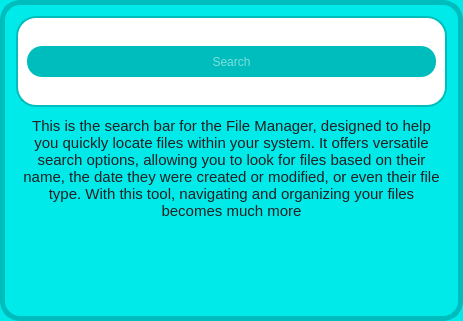
               <widget class="QFrame" name="frame_28">
                <property name="minimumSize">
                 <size>
                  <width>451</width>
                  <height>261</height>
                 </size>
                </property>
                <property name="styleSheet">
                 <string notr="true">background-color: rgb(0, 234, 234);
border-radius: 20px;
border: 5px solid  rgb(0, 189, 189)
</string>
                </property>
                <property name="frameShape">
                 <enum>QFrame::StyledPanel</enum>
                </property>
                <property name="frameShadow">
                 <enum>QFrame::Raised</enum>
                </property>
                <layout class="QGridLayout" name="gridLayout_39">
                 <item row="1" column="0">
                  <widget class="QTextBrowser" name="textBrowser_5">
                   <property name="minimumSize">
                    <size>
                     <width>401</width>
                     <height>48</height>
                    </size>
                   </property>
                   <property name="styleSheet">
                    <string notr="true">border: none;</string>
                   </property>
                   <property name="html">
                    <string>&lt;!DOCTYPE HTML PUBLIC &quot;-//W3C//DTD HTML 4.0//EN&quot; &quot;http://www.w3.org/TR/REC-html40/strict.dtd&quot;&gt;
&lt;html&gt;&lt;head&gt;&lt;meta name=&quot;qrichtext&quot; content=&quot;1&quot; /&gt;&lt;style type=&quot;text/css&quot;&gt;
p, li { white-space: pre-wrap; }
&lt;/style&gt;&lt;/head&gt;&lt;body style=&quot; font-family:'MS Shell Dlg 2'; font-size:8.25pt; font-weight:400; font-style:normal;&quot;&gt;
&lt;p align=&quot;center&quot; style=&quot; margin-top:0px; margin-bottom:0px; margin-left:0px; margin-right:0px; -qt-block-indent:0; text-indent:0px;&quot;&gt;&lt;span style=&quot; font-family:'Courier New'; font-size:11pt; color:#231f22;&quot;&gt;This is the search bar for the File Manager, designed to help you quickly locate files within your system. It offers versatile search options, allowing you to look for files based on their name, the date they were created or modified, or even their file type. With this tool, navigating and organizing your files becomes much more&lt;/span&gt;&lt;/p&gt;&lt;/body&gt;&lt;/html&gt;</string>
                   </property>
                  </widget>
                 </item>
                 <item row="0" column="0">
                  <widget class="QFrame" name="frame_29">
                   <property name="sizePolicy">
                    <sizepolicy hsizetype="Expanding" vsizetype="Fixed">
                     <horstretch>0</horstretch>
                     <verstretch>0</verstretch>
                    </sizepolicy>
                   </property>
                   <property name="minimumSize">
                    <size>
                     <width>431</width>
                     <height>91</height>
                    </size>
                   </property>
                   <property name="maximumSize">
                    <size>
                     <width>16777215</width>
                     <height>91</height>
                    </size>
                   </property>
                   <property name="styleSheet">
                    <string notr="true">background-color: rgb(255, 255, 255);
border-radius: 20px;
border: 2px solid  rgb(0, 189, 189)</string>
                   </property>
                   <property name="frameShape">
                    <enum>QFrame::StyledPanel</enum>
                   </property>
                   <property name="frameShadow">
                    <enum>QFrame::Raised</enum>
                   </property>
                   <layout class="QGridLayout" name="gridLayout_40">
                    <item row="0" column="0">
                     <spacer name="verticalSpacer_32">
                      <property name="orientation">
                       <enum>Qt::Vertical</enum>
                      </property>
                      <property name="sizeHint" stdset="0">
                       <size>
                        <width>20</width>
                        <height>7</height>
                       </size>
                      </property>
                     </spacer>
                    </item>
                    <item row="1" column="0">
                     <widget class="QLineEdit" name="lineEdit_9">
                      <property name="enabled">
                       <bool>false</bool>
                      </property>
                      <property name="minimumSize">
                       <size>
                        <width>401</width>
                        <height>31</height>
                       </size>
                      </property>
                      <property name="styleSheet">
                       <string notr="true">border-radius: 15px;
background-color: rgb(0, 189, 189);
color: rgb(255, 255, 255);
font: 87 12pt &quot;Arial Black&quot;;
border:none;</string>
                      </property>
                      <property name="alignment">
                       <set>Qt::AlignCenter</set>
                      </property>
                      <property name="placeholderText">
                       <string>Search</string>
                      </property>
                     </widget>
                    </item>
                    <item row="2" column="0">
                     <spacer name="verticalSpacer_33">
                      <property name="orientation">
                       <enum>Qt::Vertical</enum>
                      </property>
                      <property name="sizeHint" stdset="0">
                       <size>
                        <width>20</width>
                        <height>7</height>
                       </size>
                      </property>
                     </spacer>
                    </item>
                   </layout>
                  </widget>
                 </item>
                </layout>
               </widget>
